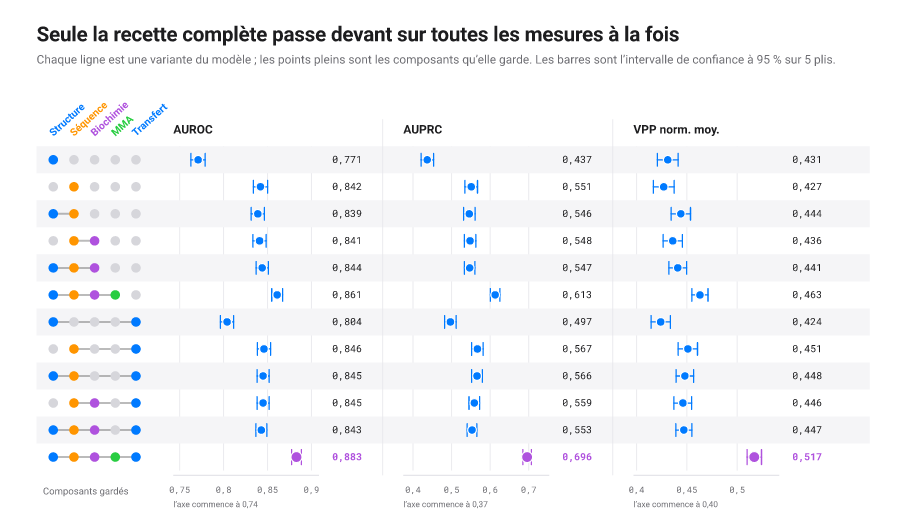
#> input picture web/img/figures/fr/ablation_matrix.png, 900 x 531 px
$ python -i alt_from_ollama.py   (imports and definitions only)
#> lines starting #> are read from the running program, lines starting #| are printed output that depends on the picture
### sprezzature-vision/scripts/_click.py
"""
_click: the same command-line conveniences as `_argparse.py`, for scripts
built with Click instead of argparse.

Click is a third-party library for building command-line interfaces: instead
of assembling a parser object by hand, you decorate a plain function with
``@click.command()`` and ``@click.option(...)``, and Click turns the
function's arguments into command-line flags on its own. This module plays
the same role for Click-based scripts that `_argparse.py` plays for
argparse-based ones: every script registers its command through
:func:`sprezzature_command` so all of this project's command-line tools look
and behave the same way, whichever library built them.

Why a custom ``Command`` subclass
---------------------------------
Click's default usage line reads ``Usage: prog [OPTIONS] ARGS``, with no
mention of a help flag. This project's test suite checks for the literal
token ``[-h]`` or ``[--help]`` in that line to confirm a script actually
offers a help flag: a check written back when every script used argparse,
which does show it by default. The subclass below injects ``[--help]`` into
Click's usage line too, so that same check still passes now that some
scripts use Click.

This file is duplicated on purpose into every sprezzature-* repository,
one copy each, so a skill stays self-contained and runs on its own:
including from a downloaded zip, with nothing available but Python's
standard library. The copies are meant to stay byte-for-byte identical
apart from ``SKILL_VERSION``, which each repository sets to its own
released version. So edit the canonical copy rather than this one, unless
this is it: ``scripts/sync_helpers.py``, in the sprezzature monorepo,
names the canonical copy, reports the ones that have drifted, and
propagates the change with ``--apply``.

Author
------
`Warith HARCHAOUI, Ph.D. <https://www.linkedin.com/in/warith-harchaoui/>`_
"""

from __future__ import annotations

from collections.abc import Callable, Sequence
from typing import Any

import click

SKILL_VERSION = "1.5.0"


#: Context settings shared by every sprezzature Click command. ``-h`` joins
#: ``--help`` so users get the short form they expect from argparse era
#: tools; ``max_content_width`` keeps long help paragraphs readable on
#: standard 80-column terminals without forcing a hard wrap on wide ones.
CONTEXT_SETTINGS: dict[str, Any] = {
    "help_option_names": ["-h", "--help"],
    "max_content_width": 100,
}


class SprezzatureCommand(click.Command):
    """A :class:`click.Command` that prints ``[--help]`` in the usage line.

    Click's default usage string omits the help flag because it is
    implicit. The sprezzature test suite asserts on its presence as a sanity
    check that every shipped script answers ``-h`` / ``--help``; the
    subclass restores that token without altering any other behaviour.
    """

    # [4 lines left out: function format_usage, not called in this run]


def sprezzature_command(
    name: str,
    *,
    help: str,
    epilog: str | None = None,
) -> Callable[[Callable[..., Any]], click.Command]:
    """Return a decorator that builds a sprezzature-flavoured Click command.

    Parameters
    ----------
    name : str
        Program name shown in ``--help`` (e.g. ``"sprezzature-publish-meta"``).
        Mirrors the ``prog=`` kwarg the argparse factory took.
    help : str
        One-paragraph description shown above the options table.
    epilog : str or None, optional
        Text shown below the options table, usually usage examples.

    Returns
    -------
    Callable
        Decorator that wraps the target function as a :class:`SprezzatureCommand`
        with a ``-V`` / ``--version`` option emitting ``"<name> <SKILL_VERSION>"``.
    """

    def decorator(func: Callable[..., Any]) -> click.Command:
        """Wrap ``func`` as a :class:`SprezzatureCommand` with a ``-V`` / ``--version`` flag."""
        cmd = click.command(
            name=name,
            cls=SprezzatureCommand,
            help=help,
            epilog=epilog,
            context_settings=CONTEXT_SETTINGS,
        )(func)
        # Version flag mirrors the argparse-era ``-V`` / ``--version`` pair
        # and the ``%(prog)s 0.2.0`` payload so test_cli_help keeps passing.
        cmd = click.version_option(
            SKILL_VERSION,
            "-V",
            "--version",
            prog_name=name,
        )(cmd)
        # Stash the canonical prog name so :func:`run_command` can pass it
        # to Click's ``main(prog_name=...)``; otherwise the usage line
        # shows the raw script filename (``meta_from_ollama.py``) instead
        # of the kebab-cased name the user sees in docs.
        cmd._sprezzature_prog_name = name  # type: ignore[attr-defined]
        return cmd

    return decorator


# [52 lines left out: function run_command, not called in this run]

### sprezzature-vision/scripts/_lang.py
"""
_lang
=====

Shared, stdlib-first helper for **content-based language handling**: extract the
visible body text from HTML / Markdown / plain content, then detect its language
with `langdetect`_. One canonical implementation, duplicated (intentionally)
across every sprezzature-* skill so each stays self-contained — **keep every copy
byte-identical** (a test, ``tests/test_bodytext.py``, enforces it).

There is **no configured default language** anywhere in the suite: callers pass
the content they actually process (surrounding text, page HTML, the input to
rewrite, a transcript, chart labels) and the language is detected from it.

``langdetect`` is opt-in — it lives under each Ollama tool's own
``requirements-*.txt``. When it is absent, detection degrades to the caller's
explicit fallback; ``extract_body_text`` itself is pure stdlib.

Determinism note: ``langdetect`` seeds its RNG from the input by default; we pin
``DetectorFactory.seed`` once at import so the same text always maps to the same
tag.

.. _langdetect: https://github.com/Mimino666/langdetect

Author
------
`Warith HARCHAOUI, Ph.D. <https://www.linkedin.com/in/warith-harchaoui/>`_
"""

from __future__ import annotations

import importlib.util
import re
from html.parser import HTMLParser


# ── Body-text extraction (stdlib only) ──────────────────────────────────────

class _VisibleTextParser(HTMLParser):
    """Collect an HTML document's visible text, skipping ``<script>``,
    ``<style>``, ``<svg>`` and ``<noscript>`` (code / graphics / boilerplate,
    not prose)."""

    # [32 lines left out: functions __init__, handle_starttag, handle_endtag, handle_data, _strip_html, not called in this run]


#: Ordered Markdown cleanups: each (pattern, replacement) drops syntax while
#: keeping the human-readable text (link/image *labels*, list *items*, …).
_MD_SUBS: tuple[tuple[re.Pattern[str], str], ...] = (
    (re.compile(r"```.*?```", re.S), " "),        # fenced code blocks
    (re.compile(r"~~~.*?~~~", re.S), " "),         # fenced code blocks (~)
    (re.compile(r"`[^`]*`"), " "),                  # inline code
    (re.compile(r"!\[[^\]]*\]\([^)]*\)"), " "),     # images (drop alt + url)
    (re.compile(r"\[([^\]]*)\]\([^)]*\)"), r"\1"),  # links -> label text
    (re.compile(r"^\s{0,3}#{1,6}\s*", re.M), ""),   # ATX heading markers
    (re.compile(r"^\s{0,3}>\s?", re.M), ""),         # blockquote markers
    (re.compile(r"^\s{0,3}([*+-]|\d+\.)\s+", re.M), ""),  # list markers
    (re.compile(r"^\s*([-*_]\s*){3,}$", re.M), " "),  # horizontal rules
    (re.compile(r"[*_~]{1,3}"), ""),                 # emphasis / strikethrough
    (re.compile(r"<[^>]+>"), " "),                    # inline HTML tags
)


# [58 lines left out: functions _strip_markdown, _sniff_format, extract_body_text, not called in this run]


# ── Language detection ──────────────────────────────────────────────────────

def _have_langdetect() -> bool:
    """Return ``True`` when ``langdetect`` is importable."""
    return importlib.util.find_spec("langdetect") is not None


# Pin the seed once so output is reproducible. Guarded so this module stays
# importable on lightweight (stdlib-only) installs.
if _have_langdetect():
    from langdetect import DetectorFactory  # type: ignore[import-not-found]
    DetectorFactory.seed = 0


# [63 lines left out: functions detect_text_language, detect_language, not called in this run]


#: English names for the languages we can name to an LLM in a prompt. Lets ANY
#: detected language be requested by name ("Write ... in Korean.") instead of
#: silently collapsing to a hardcoded set — a language whose two-letter code is
#: here gets output in that language even when a skill has no curated,
#: written-in-the-target-language instruction for it.
LANGUAGE_NAMES: dict[str, str] = {
    "en": "English", "fr": "French", "es": "Spanish", "de": "German",
    "it": "Italian", "pt": "Portuguese", "nl": "Dutch", "ru": "Russian",
    "zh": "Chinese", "ja": "Japanese", "ko": "Korean", "ar": "Arabic",
    "hi": "Hindi", "tr": "Turkish", "pl": "Polish", "sv": "Swedish",
    "no": "Norwegian", "da": "Danish", "fi": "Finnish", "cs": "Czech",
    "el": "Greek", "he": "Hebrew", "id": "Indonesian", "uk": "Ukrainian",
    "ro": "Romanian", "hu": "Hungarian", "vi": "Vietnamese", "th": "Thai",
}


# [22 lines left out: function language_name, not called in this run]

### sprezzature-vision/scripts/alt_from_ollama.py
#!/usr/bin/env python3
"""
alt_from_ollama
===============

Generate W3C/WAI-compliant alternative text for an image, using a local
vision model served by Ollama. Output is cached on disk so the same image
+ parameters never hit the model twice.

The script implements the W3C image decision tree
(https://www.w3.org/WAI/tutorials/images/decision-tree/), which categorizes
images by their *purpose* in the page rather than by their pixel content:

    informative   conveys meaning              describe the meaning concisely
    decorative    no information / ornamental  emit alt="" (no model call)
    functional    inside <a> or <button>       describe the action / destination
    text          mostly readable text         alt = the text verbatim
    complex       chart, diagram, infographic  short alt + long description elsewhere
    group         several images, one meaning  describe the group as a whole

Each purpose maps to a different prompt; pass it with ``--kind``.

Usage
-----
::

    # informative (default)
    python alt_from_ollama.py ./public/hero.jpg

    # functional: describe the destination, not the icon
    python alt_from_ollama.py --kind functional --context "Submit signup" ./icons/check.png

    # text-as-image: extract verbatim text
    python alt_from_ollama.py --kind text ./quote.png

    # complex: short alt; pair with a long description in <figcaption>
    python alt_from_ollama.py --kind complex --context "Weekly users" ./chart.png

    # French output, bypass cache for this run
    python alt_from_ollama.py --lang fr --no-cache ./hero.jpg

Notes
-----
* Requires Python 3.10+, ``requests``. Pillow is opportunistic
  (used to downscale images before sending; if missing, the original is sent).
* Model: ``qwen3-vl:8b`` — the one authorized LLM (multimodal, via Ollama).
* Default Ollama endpoint: ``http://localhost:11434``. Override with ``OLLAMA_URL``.
* On-disk cache lives under ``~/.cache/sprezzature-skill/alt/`` by default. Override
  with ``SPREZZATURE_CACHE_DIR``; disable globally with ``SPREZZATURE_NO_CACHE=1`` or for
  a single run with ``--no-cache``.

Author
------
`Warith HARCHAOUI, Ph.D. <https://www.linkedin.com/in/warith-harchaoui/>`_
"""

from __future__ import annotations

import base64
import hashlib
import io
import locale
import sys as _sys
from pathlib import Path as _PathHelper

_sys.path.insert(0, str(_PathHelper(__file__).resolve().parent))
from _click import sprezzature_command, run_command  # noqa: E402
import os
import re
import sys
import urllib.request
from pathlib import Path
from typing import Optional

import click

# Every LLM/VLM call across sprezzature-* routes through this one function —
# no script imports an Ollama/OpenAI/LangChain client directly. It resolves
# the backend and model tag from the SPREZZATURE_LLM_* environment variables
# (SPREZZATURE_LLM_BACKEND defaults to "ollama"); the `model` argument passed
# at each call site below is a per-call override on top of that.
from best_engine_ai_helper.llm import chat as _llm_chat

# Vocabulary + language helpers — shared with the other Ollama-backed scripts.
sys.path.insert(0, str(Path(__file__).parent))
from _vocab import resolve_vocab_terms, surrounding_text  # noqa: E402
from _lang import detect_text_language, language_name  # noqa: E402

# Pillow is *optional*. If available it is used to downscale the image before
# sending to the model (faster inference, smaller HTTP payload). The script
# stays functional without it; large images simply travel uncompressed.
try:
    from PIL import Image  # type: ignore[import-not-found]
    HAVE_PILLOW: bool = True
except ImportError:
    HAVE_PILLOW = False


# ── Module-level configuration ────────────────────────────────────────────────

#: Ollama daemon endpoint. Override with the ``OLLAMA_URL`` env var.
OLLAMA_URL: str = os.environ.get("OLLAMA_URL", "http://localhost:11434")

#: The one authorized model: ``qwen3-vl:8b`` (multimodal, via Ollama). No other
#: tag, no MLX. ``OLLAMA_MODEL`` stays as a bare escape hatch for tests.
DEFAULT_BASE: str = "qwen3-vl:8b"

#: Hard cap on output length. W3C does not mandate a fixed maximum, but ~150
#: characters is the upper bound that stays comfortable for screen-reader users.
MAX_CHARS: int = 150

#: Directory where successful generations are cached. Override with the
#: ``SPREZZATURE_CACHE_DIR`` env var (useful in tests, CI, or for shared caches).
CACHE_DIR: Path = Path(
    (os.environ.get("SPREZZATURE_CACHE_DIR") or os.environ.get("FRONT_CACHE_DIR") or Path.home() / ".cache" / "sprezzature-skill")
) / "alt"

#: When true, the cache is consulted neither for reads nor for writes.
#: Toggled at runtime by ``--no-cache`` or globally by ``SPREZZATURE_NO_CACHE``.
NO_CACHE: bool = bool((os.environ.get("SPREZZATURE_NO_CACHE") or os.environ.get("FRONT_NO_CACHE")))


# ── Cache helpers ────────────────────────────────────────────────────────────

# [65 lines left out: functions _cache_key, _cache_get, _cache_set, not called in this run]


# ── Model + language helpers ────────────────────────────────────────────────


def pick_default_model() -> str:
    """Return the model tag: the bare ``OLLAMA_MODEL`` test hook, else the one
    authorized model ``DEFAULT_BASE`` (``qwen3-vl:8b``).

    Returns
    -------
    str
        The model tag to pass to Ollama.
    """
    return os.environ.get("OLLAMA_MODEL") or DEFAULT_BASE


#: Per-language phrases that the model must NOT begin its output with. W3C is
#: explicit that screen readers already announce "image" — the model parroting
#: "Image of …" in any language is noise.
BANNED_PREFIXES: dict[str, tuple[str, ...]] = {
    "en": ("image of", "picture of", "photo of", "photograph of", "illustration of"),
    "fr": ("image de", "photo de", "photographie de", "illustration de"),
    "es": ("imagen de", "foto de", "fotografía de"),
    "de": ("bild von", "foto von", "darstellung von"),
    "it": ("immagine di", "foto di"),
    "pt": ("imagem de", "foto de"),
    "nl": ("afbeelding van", "foto van"),
    "ar": ("صورة لـ", "صورة من"),
    "ja": ("の画像", "の写真"),
    "zh": ("的图片", "的照片"),
}

#: One-sentence instruction telling the model which language to reply in.
#: The instruction is itself written in the target language to nudge the model
#: into committing to the output language immediately.
LANG_INSTRUCTIONS: dict[str, str] = {
    "en": "Write the alt text in English.",
    "fr": "Rédige le texte alternatif en français.",
    "es": "Escribe el texto alternativo en español.",
    "de": "Schreibe den Alt-Text auf Deutsch.",
    "it": "Scrivi il testo alternativo in italiano.",
    "pt": "Escreva o texto alternativo em português.",
    "nl": "Schrijf de alternatieve tekst in het Nederlands.",
    "ar": "اكتب النص البديل باللغة العربية.",
    "ja": "代替テキストを日本語で書いてください。",
    "zh": "用中文写替代文本。",
}


# [24 lines left out: function _lang_instruction, not called in this run]


def detect_lang() -> str:
    """
    Detect the desired output language as a two-letter code.

    Resolution order:

    1. ``ALT_LANG`` env var (explicit override).
    2. ``LC_ALL`` / ``LANG`` env vars (POSIX locale).
    3. ``locale.getlocale()`` (system locale, may be ``(None, None)``).
    4. Fallback to English.

    Returns
    -------
    str
        Lower-case two-letter language code (``en``, ``fr``, …).
    """
    raw: Optional[str] = (
        os.environ.get("ALT_LANG")
        or os.environ.get("LC_ALL")
        or os.environ.get("LANG")
    )
    if not raw:
        try:
            raw, _ = locale.getlocale()
        except (TypeError, ValueError):
            raw = "en"
    raw = (raw or "en").lower()
    # Locale strings look like ``fr_FR.UTF-8`` — strip the encoding and region.
    return raw.split("_")[0].split(".")[0][:2]


# ── Prompt construction ─────────────────────────────────────────────────────

#: Generic rules appended to every prompt except the ``text`` purpose (where
#: the verbatim-extraction goal makes generic rules counter-productive).
BASE_RULES: str = (
    f"Reply with the alt text only — no quotes, no prefix, no trailing punctuation tricks. "
    f"Stay under {MAX_CHARS} characters. "
    f"Match the meaning of the image in its likely page context, not its pixels. "
    f"Do not start with 'image of', 'picture of', 'photo of', 'illustration of', "
    f"or the equivalent in your language. "
    f"Be specific where relevant to meaning (e.g. for a news photo, name visible "
    f"people, setting, action). Don't invent facts you can't see."
)


# Prompt bodies live in scripts/prompts/alt_short_*.yaml and
# scripts/prompts/alt_long_*.yaml. _prompts.render() substitutes the
# runtime fields (lang_line, ctx, max_chars). The Python wrapper below
# only picks the right YAML based on the W3C purpose kind.

try:
    from _prompts import render as _render_prompt  # type: ignore
    _HAVE_PROMPTS = True
except ImportError:
    _HAVE_PROMPTS = False


# Each skill ships its own prompts/ folder. Passing the directory
# explicitly keeps a11y prompts isolated from publish prompts even when
# both helpers are loaded into the same Python process (tests, the
# sprezzature-cli driver, etc.).
_PROMPTS_DIR = Path(__file__).resolve().parent / "prompts"


_SHORT_PROMPTS: dict[str, str] = {
    "informative": "alt_short_informative",
    "functional":  "alt_short_functional",
    "text":        "alt_short_text",
    "complex":     "alt_short_complex",
    "group":       "alt_short_group",
}

_LONG_PROMPTS: dict[str, str] = {
    "complex": "alt_long_complex",
    "group":   "alt_long_group",
}


# [63 lines left out: functions long_prompt_for, prompt_for, not called in this run]


# ── Image loading + optional downscale ──────────────────────────────────────

def load_image_bytes(src: str) -> bytes:
    """
    Load the bytes of an image from a local path or an HTTP(S) URL.

    Parameters
    ----------
    src : str
        Either a filesystem path or a fully-qualified ``http(s)://`` URL.

    Returns
    -------
    bytes
        Raw bytes of the image, as fetched.

    Raises
    ------
    urllib.error.URLError
        On any network failure during URL fetch.
    OSError
        On any filesystem failure during local read.
    """
    if re.match(r"^https?://", src, re.I):
        # ``urllib`` is preferred over ``requests`` here because it streams from
        # the response object directly and avoids an extra dependency boundary.
        with urllib.request.urlopen(src, timeout=10) as resp:
            return resp.read()
    return Path(src).read_bytes()


# [94 lines left out: functions maybe_resize, post_process, not called in this run]


# ── Public API ──────────────────────────────────────────────────────────────

def describe_long(
    src: str,
    *,
    kind: str = "complex",
    lang: Optional[str] = None,
    context: str = "",
    resize: int = 1024,
    model: Optional[str] = None,
) -> str:
    """
    Generate a long description for a complex image.

    Parameters
    ----------
    src : str
        Path or URL to the image.
    kind : str, optional
        W3C purpose. Defaults to ``"complex"`` since that is the only kind
        for which a long description is normally meaningful.
    lang : str or None, optional
        BCP-47 base tag. Detected from the environment when ``None``.
    context : str, optional
        Page-context hint (e.g. "Weekly active users for the marketing site").
    resize : int, optional
        Maximum long-edge in pixels for the image sent to the model.
    model : str or None, optional
        Ollama model tag to use.

    Returns
    -------
    str
        Markdown long description, suitable for ``<figcaption>`` or
        ``aria-describedby``. Empty string when the model returns nothing.

    Raises
    ------
    SystemExit
        With code ``2`` when Ollama is unreachable.
    """
    lang = (lang or detect_lang()).lower()[:2]
    model = model or pick_default_model()
    data: bytes = maybe_resize(load_image_bytes(src), resize)

    # The cache key distinguishes long descriptions from short alt by
    # appending ``"long"`` to the parameter mix.
    key = _cache_key(data, f"{kind}:long", lang, context, model)
    cached = _cache_get(key)
    if cached is not None:
        return cached

    image_b64: str = base64.b64encode(data).decode("ascii")
    payload: dict = {
        "model": model,
        "prompt": long_prompt_for(kind, lang, context),
        "images": [image_b64],
        "stream": False,
        # Long descriptions need more tokens than short alt — 400 words
        # comfortably fits in 600 tokens for most languages.
        "options": {"temperature": 0.25, "num_predict": 600},
    }

    try:
        text: str = str(_llm_chat(payload["prompt"], images=[data], model=model)).strip()
    except RuntimeError as e:
        # best_engine_ai_helper.llm.chat wraps both connection failures and
        # HTTP error responses into RuntimeError (not requests.exceptions.*)
        # regardless of backend, so both cases are one except clause now.
        sys.stderr.write(
            f"Cannot reach Ollama at {OLLAMA_URL}, or it returned an error: {e}\n"
            f"Start the daemon (`ollama serve`) or run:\n"
            f"    python scripts/install_alt_ai.py\n"
        )
        sys.exit(2)

    # Long descriptions are NOT post-processed by ``post_process`` — that
    # would strip Markdown bullets and clip mid-list. They are still cached.
    _cache_set(key, text)
    return text


# [368 lines left out: functions compose_vocabulary_hint, describe, _cli, main, not called in this run]


# [2 lines not run here, left out]

>>> import cv2
>>> picture = cv2.imread('../../web/img/figures/fr/ablation_matrix.png', cv2.IMREAD_GRAYSCALE)
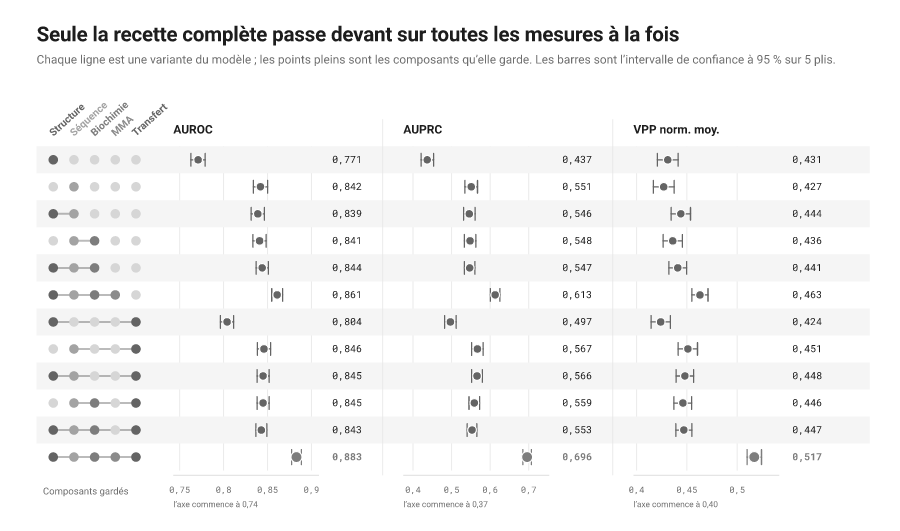
#> picture: shape (531, 900); min 29, max 255, mean 246.2
>>> result = describe_long(picture)
#> (the run stopped early here; a loop or call above may not have finished)
